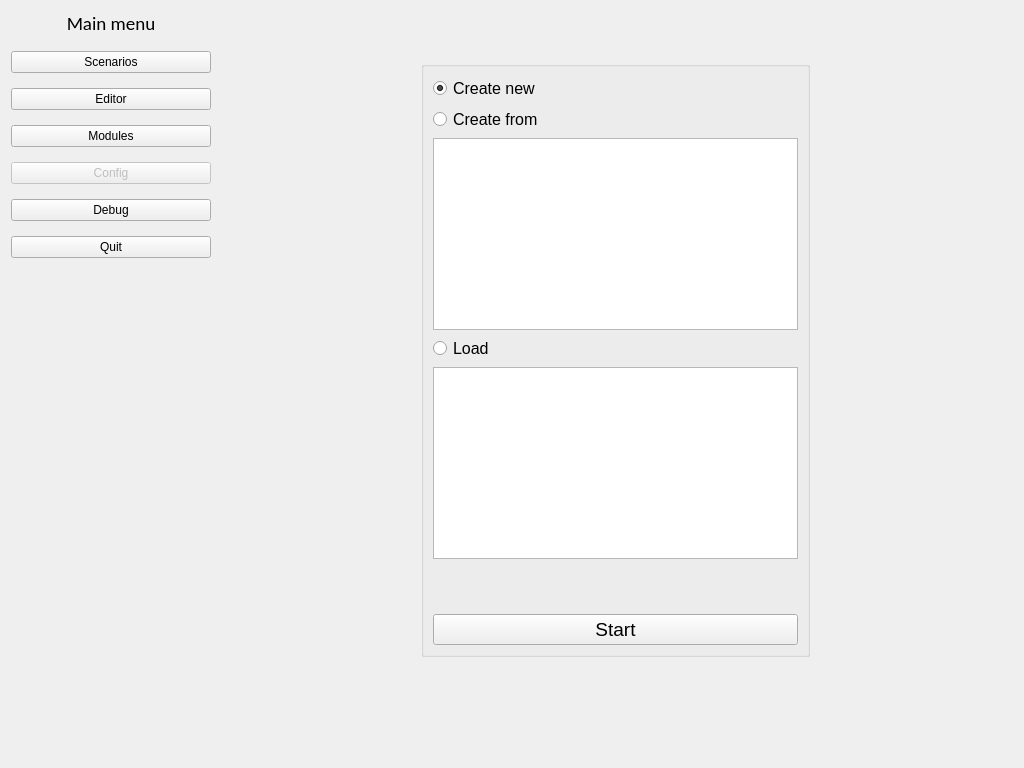
<?xml version="1.0" encoding="UTF-8"?>
<ui version="4.0">
 <class>Form</class>
 <widget class="QWidget" name="Form">
  <property name="geometry">
   <rect>
    <x>0</x>
    <y>0</y>
    <width>1024</width>
    <height>768</height>
   </rect>
  </property>
  <property name="windowTitle">
   <string>Form</string>
  </property>
  <layout class="QGridLayout" name="gridLayout" columnminimumwidth="200,0">
   <item row="0" column="0">
    <layout class="QVBoxLayout" name="menuLayout">
     <property name="spacing">
      <number>15</number>
     </property>
     <item>
      <widget class="QLabel" name="label">
       <property name="font">
        <font>
         <family>Calibri</family>
         <pointsize>14</pointsize>
         <weight>50</weight>
         <bold>false</bold>
         <underline>false</underline>
        </font>
       </property>
       <property name="text">
        <string>Main menu</string>
       </property>
       <property name="alignment">
        <set>Qt::AlignCenter</set>
       </property>
      </widget>
     </item>
     <item>
      <widget class="QPushButton" name="scenarioMenuBtn">
       <property name="text">
        <string>Scenarios</string>
       </property>
       <property name="checkable">
        <bool>false</bool>
       </property>
      </widget>
     </item>
     <item>
      <widget class="QPushButton" name="editorMenuBtn">
       <property name="enabled">
        <bool>true</bool>
       </property>
       <property name="text">
        <string>Editor</string>
       </property>
      </widget>
     </item>
     <item>
      <widget class="QPushButton" name="modulesMenuBtn">
       <property name="text">
        <string>Modules</string>
       </property>
       <property name="checkable">
        <bool>false</bool>
       </property>
      </widget>
     </item>
     <item>
      <widget class="QPushButton" name="configMenuBtn">
       <property name="enabled">
        <bool>false</bool>
       </property>
       <property name="text">
        <string>Config</string>
       </property>
      </widget>
     </item>
     <item>
      <widget class="QPushButton" name="debugMenuBtn">
       <property name="text">
        <string>Debug</string>
       </property>
      </widget>
     </item>
     <item>
      <widget class="QPushButton" name="quitMenuBtn">
       <property name="text">
        <string>Quit</string>
       </property>
      </widget>
     </item>
     <item>
      <spacer name="verticalSpacer">
       <property name="orientation">
        <enum>Qt::Vertical</enum>
       </property>
       <property name="sizeHint" stdset="0">
        <size>
         <width>20</width>
         <height>40</height>
        </size>
       </property>
      </spacer>
     </item>
    </layout>
   </item>
   <item row="0" column="1">
    <widget class="QStackedWidget" name="stackedWidget">
     <property name="currentIndex">
      <number>4</number>
     </property>
     <widget class="QWidget" name="commingSoonPage">
      <layout class="QGridLayout" name="gridLayout_3">
       <item row="0" column="0">
        <widget class="QLabel" name="label_2">
         <property name="font">
          <font>
           <family>Calibri</family>
           <pointsize>20</pointsize>
           <weight>50</weight>
           <bold>false</bold>
          </font>
         </property>
         <property name="text">
          <string>Comming soon</string>
         </property>
         <property name="alignment">
          <set>Qt::AlignCenter</set>
         </property>
        </widget>
       </item>
      </layout>
     </widget>
     <widget class="QWidget" name="scenarioPage">
      <layout class="QGridLayout" name="gridLayout_2">
       <item row="0" column="0">
        <widget class="QLabel" name="label_3">
         <property name="text">
          <string>Scenarios list</string>
         </property>
        </widget>
       </item>
       <item row="0" column="1">
        <widget class="QPushButton" name="scenarioListRefreshBtn">
         <property name="sizePolicy">
          <sizepolicy hsizetype="Fixed" vsizetype="Fixed">
           <horstretch>0</horstretch>
           <verstretch>0</verstretch>
          </sizepolicy>
         </property>
         <property name="maximumSize">
          <size>
           <width>25</width>
           <height>25</height>
          </size>
         </property>
         <property name="text">
          <string>R</string>
         </property>
        </widget>
       </item>
       <item row="1" column="0" colspan="2">
        <widget class="QListWidget" name="scenarioList"/>
       </item>
       <item row="2" column="0" colspan="2">
        <layout class="QHBoxLayout" name="horizontalLayout" stretch="1,1,1">
         <item>
          <spacer name="horizontalSpacer">
           <property name="orientation">
            <enum>Qt::Horizontal</enum>
           </property>
           <property name="sizeHint" stdset="0">
            <size>
             <width>40</width>
             <height>20</height>
            </size>
           </property>
          </spacer>
         </item>
         <item>
          <widget class="QPushButton" name="starScenarioBtn">
           <property name="text">
            <string>Start</string>
           </property>
          </widget>
         </item>
         <item>
          <widget class="QCheckBox" name="optionsEnableChbx">
           <property name="sizePolicy">
            <sizepolicy hsizetype="Minimum" vsizetype="Fixed">
             <horstretch>0</horstretch>
             <verstretch>0</verstretch>
            </sizepolicy>
           </property>
           <property name="layoutDirection">
            <enum>Qt::RightToLeft</enum>
           </property>
           <property name="text">
            <string>Answer options</string>
           </property>
          </widget>
         </item>
        </layout>
       </item>
      </layout>
     </widget>
     <widget class="QWidget" name="modulesPage">
      <layout class="QGridLayout" name="gridLayout_4">
       <item row="0" column="0">
        <widget class="QLabel" name="label_4">
         <property name="text">
          <string>Modules</string>
         </property>
         <property name="alignment">
          <set>Qt::AlignLeading|Qt::AlignLeft|Qt::AlignVCenter</set>
         </property>
        </widget>
       </item>
       <item row="0" column="1">
        <widget class="QPushButton" name="modulesListRefreshBtn">
         <property name="sizePolicy">
          <sizepolicy hsizetype="Fixed" vsizetype="Fixed">
           <horstretch>0</horstretch>
           <verstretch>0</verstretch>
          </sizepolicy>
         </property>
         <property name="maximumSize">
          <size>
           <width>25</width>
           <height>25</height>
          </size>
         </property>
         <property name="text">
          <string>R</string>
         </property>
        </widget>
       </item>
       <item row="3" column="0" colspan="2">
        <widget class="QListWidget" name="modulesList"/>
       </item>
      </layout>
     </widget>
     <widget class="QWidget" name="debugPage">
      <layout class="QGridLayout" name="gridLayout_5">
       <item row="1" column="0">
        <widget class="QPlainTextEdit" name="logPte">
         <property name="font">
          <font>
           <family>Calibri</family>
           <pointsize>12</pointsize>
           <weight>50</weight>
           <bold>false</bold>
          </font>
         </property>
         <property name="readOnly">
          <bool>true</bool>
         </property>
         <property name="plainText">
          <string/>
         </property>
        </widget>
       </item>
       <item row="0" column="0">
        <widget class="QLabel" name="label_5">
         <property name="text">
          <string>Logs</string>
         </property>
        </widget>
       </item>
      </layout>
     </widget>
     <widget class="QWidget" name="editorPage">
      <layout class="QGridLayout" name="gridLayout_6" columnstretch="1,2,1">
       <property name="topMargin">
        <number>50</number>
       </property>
       <property name="bottomMargin">
        <number>100</number>
       </property>
       <item row="0" column="2">
        <spacer name="horizontalSpacer_3">
         <property name="orientation">
          <enum>Qt::Horizontal</enum>
         </property>
         <property name="sizeHint" stdset="0">
          <size>
           <width>40</width>
           <height>20</height>
          </size>
         </property>
        </spacer>
       </item>
       <item row="0" column="0">
        <spacer name="horizontalSpacer_2">
         <property name="orientation">
          <enum>Qt::Horizontal</enum>
         </property>
         <property name="sizeHint" stdset="0">
          <size>
           <width>40</width>
           <height>20</height>
          </size>
         </property>
        </spacer>
       </item>
       <item row="0" column="1">
        <widget class="QGroupBox" name="verticalGroupBox">
         <layout class="QVBoxLayout" name="verticalLayout">
          <item>
           <widget class="QRadioButton" name="createNewRbn">
            <property name="font">
             <font>
              <pointsize>12</pointsize>
             </font>
            </property>
            <property name="text">
             <string>Create new</string>
            </property>
            <property name="checked">
             <bool>true</bool>
            </property>
           </widget>
          </item>
          <item>
           <widget class="QRadioButton" name="createFromRbn">
            <property name="font">
             <font>
              <pointsize>12</pointsize>
             </font>
            </property>
            <property name="text">
             <string>Create from</string>
            </property>
           </widget>
          </item>
          <item>
           <widget class="QListWidget" name="createFromList">
            <property name="selectionMode">
             <enum>QAbstractItemView::ExtendedSelection</enum>
            </property>
           </widget>
          </item>
          <item>
           <widget class="QRadioButton" name="loadRbn">
            <property name="font">
             <font>
              <pointsize>12</pointsize>
             </font>
            </property>
            <property name="text">
             <string>Load</string>
            </property>
           </widget>
          </item>
          <item>
           <widget class="QListWidget" name="loadList"/>
          </item>
          <item>
           <spacer name="verticalSpacer_4">
            <property name="orientation">
             <enum>Qt::Vertical</enum>
            </property>
            <property name="sizeHint" stdset="0">
             <size>
              <width>20</width>
              <height>40</height>
             </size>
            </property>
           </spacer>
          </item>
          <item>
           <widget class="QPushButton" name="startEditorBtn">
            <property name="font">
             <font>
              <pointsize>14</pointsize>
             </font>
            </property>
            <property name="text">
             <string>Start</string>
            </property>
           </widget>
          </item>
         </layout>
         <zorder>createNewRbn</zorder>
         <zorder>createFromRbn</zorder>
         <zorder>loadRbn</zorder>
         <zorder>startEditorBtn</zorder>
         <zorder>loadList</zorder>
         <zorder>createFromList</zorder>
         <zorder>verticalSpacer_4</zorder>
        </widget>
       </item>
      </layout>
     </widget>
    </widget>
   </item>
  </layout>
 </widget>
 <resources/>
 <connections>
  <connection>
   <sender>createFromRbn</sender>
   <signal>toggled(bool)</signal>
   <receiver>createFromList</receiver>
   <slot>setVisible(bool)</slot>
   <hints>
    <hint type="sourcelabel">
     <x>451</x>
     <y>147</y>
    </hint>
    <hint type="destinationlabel">
     <x>469</x>
     <y>228</y>
    </hint>
   </hints>
  </connection>
  <connection>
   <sender>loadRbn</sender>
   <signal>toggled(bool)</signal>
   <receiver>loadList</receiver>
   <slot>setVisible(bool)</slot>
   <hints>
    <hint type="sourcelabel">
     <x>509</x>
     <y>370</y>
    </hint>
    <hint type="destinationlabel">
     <x>520</x>
     <y>472</y>
    </hint>
   </hints>
  </connection>
 </connections>
</ui>
